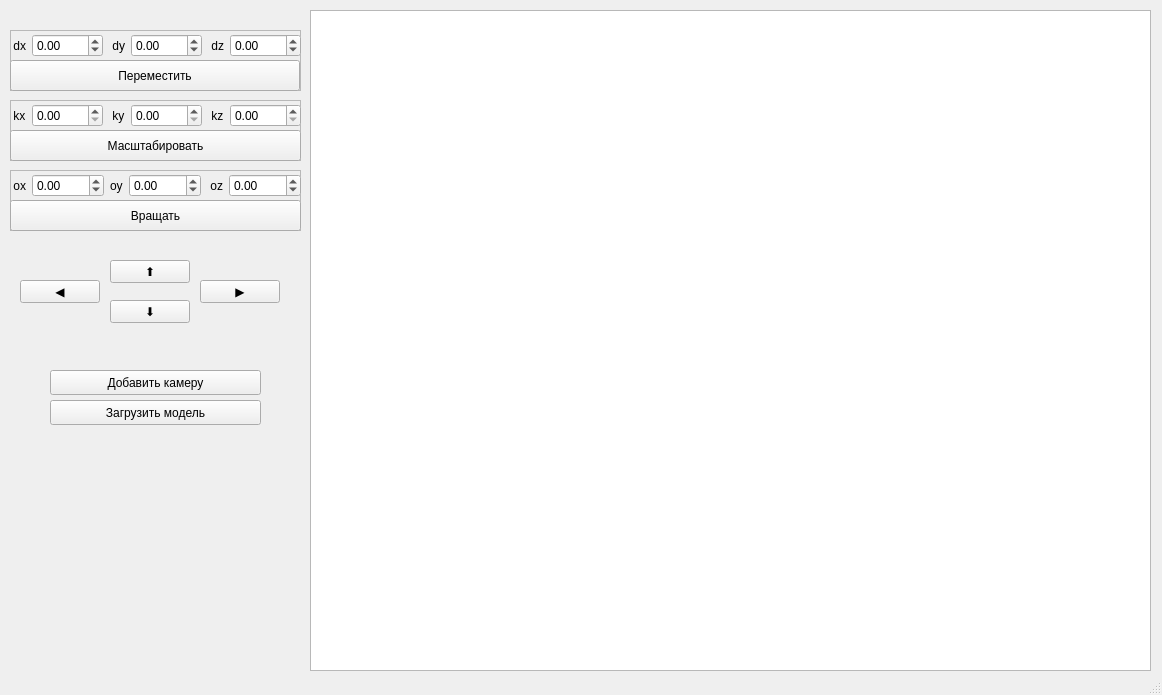
<?xml version="1.0" encoding="UTF-8"?>
<ui version="4.0">
 <class>MainWindow</class>
 <widget class="QMainWindow" name="MainWindow">
  <property name="geometry">
   <rect>
    <x>0</x>
    <y>0</y>
    <width>1162</width>
    <height>695</height>
   </rect>
  </property>
  <property name="windowTitle">
   <string>MainWindow</string>
  </property>
  <widget class="QWidget" name="centralwidget">
   <widget class="QGraphicsView" name="graphicsView">
    <property name="geometry">
     <rect>
      <x>310</x>
      <y>10</y>
      <width>841</width>
      <height>661</height>
     </rect>
    </property>
   </widget>
   <widget class="QPushButton" name="load_button">
    <property name="geometry">
     <rect>
      <x>50</x>
      <y>400</y>
      <width>211</width>
      <height>25</height>
     </rect>
    </property>
    <property name="text">
     <string>Загрузить модель</string>
    </property>
   </widget>
   <widget class="QFrame" name="frame">
    <property name="geometry">
     <rect>
      <x>10</x>
      <y>30</y>
      <width>291</width>
      <height>61</height>
     </rect>
    </property>
    <property name="frameShape">
     <enum>QFrame::StyledPanel</enum>
    </property>
    <property name="frameShadow">
     <enum>QFrame::Raised</enum>
    </property>
    <widget class="QPushButton" name="move_button">
     <property name="geometry">
      <rect>
       <x>0</x>
       <y>30</y>
       <width>290</width>
       <height>31</height>
      </rect>
     </property>
     <property name="text">
      <string>Переместить</string>
     </property>
    </widget>
    <widget class="QWidget" name="gridLayoutWidget">
     <property name="geometry">
      <rect>
       <x>0</x>
       <y>0</y>
       <width>291</width>
       <height>31</height>
      </rect>
     </property>
     <layout class="QGridLayout" name="gridLayout">
      <item row="0" column="5">
       <widget class="QLabel" name="label_3">
        <property name="text">
         <string> dz</string>
        </property>
       </widget>
      </item>
      <item row="0" column="6">
       <widget class="QDoubleSpinBox" name="dz_box">
        <property name="minimum">
         <double>-99999999999999991611392.000000000000000</double>
        </property>
        <property name="maximum">
         <double>10000000000000000.000000000000000</double>
        </property>
       </widget>
      </item>
      <item row="0" column="4">
       <widget class="QDoubleSpinBox" name="dy_box">
        <property name="minimum">
         <double>-10000000000000000000000.000000000000000</double>
        </property>
        <property name="maximum">
         <double>10000000000000000000000.000000000000000</double>
        </property>
       </widget>
      </item>
      <item row="0" column="1">
       <widget class="QDoubleSpinBox" name="dx_box">
        <property name="minimum">
         <double>-10000000000000000.000000000000000</double>
        </property>
        <property name="maximum">
         <double>10000000000000000.000000000000000</double>
        </property>
       </widget>
      </item>
      <item row="0" column="0">
       <widget class="QLabel" name="label">
        <property name="text">
         <string> dx</string>
        </property>
       </widget>
      </item>
      <item row="0" column="2" colspan="2">
       <widget class="QLabel" name="label_2">
        <property name="text">
         <string> dy</string>
        </property>
       </widget>
      </item>
     </layout>
    </widget>
   </widget>
   <widget class="QFrame" name="frame_2">
    <property name="geometry">
     <rect>
      <x>10</x>
      <y>100</y>
      <width>291</width>
      <height>61</height>
     </rect>
    </property>
    <property name="frameShape">
     <enum>QFrame::StyledPanel</enum>
    </property>
    <property name="frameShadow">
     <enum>QFrame::Raised</enum>
    </property>
    <widget class="QPushButton" name="scale_button">
     <property name="geometry">
      <rect>
       <x>0</x>
       <y>30</y>
       <width>291</width>
       <height>31</height>
      </rect>
     </property>
     <property name="text">
      <string>Масштабировать</string>
     </property>
    </widget>
    <widget class="QWidget" name="gridLayoutWidget_2">
     <property name="geometry">
      <rect>
       <x>0</x>
       <y>0</y>
       <width>291</width>
       <height>31</height>
      </rect>
     </property>
     <layout class="QGridLayout" name="gridLayout_2">
      <item row="0" column="4">
       <widget class="QLabel" name="label_6">
        <property name="text">
         <string> kz</string>
        </property>
       </widget>
      </item>
      <item row="0" column="3">
       <widget class="QDoubleSpinBox" name="ky_box">
        <property name="minimum">
         <double>0.000000000000000</double>
        </property>
        <property name="maximum">
         <double>10000000000000000000000.000000000000000</double>
        </property>
       </widget>
      </item>
      <item row="0" column="0">
       <widget class="QLabel" name="label_4">
        <property name="text">
         <string> kx</string>
        </property>
       </widget>
      </item>
      <item row="0" column="1">
       <widget class="QDoubleSpinBox" name="kx_box">
        <property name="minimum">
         <double>0.000000000000000</double>
        </property>
        <property name="maximum">
         <double>10000000000000000.000000000000000</double>
        </property>
       </widget>
      </item>
      <item row="0" column="2">
       <widget class="QLabel" name="label_5">
        <property name="text">
         <string> ky</string>
        </property>
       </widget>
      </item>
      <item row="0" column="5">
       <widget class="QDoubleSpinBox" name="kz_box">
        <property name="minimum">
         <double>0.000000000000000</double>
        </property>
        <property name="maximum">
         <double>10000000000000000.000000000000000</double>
        </property>
       </widget>
      </item>
     </layout>
    </widget>
   </widget>
   <widget class="QFrame" name="frame_3">
    <property name="geometry">
     <rect>
      <x>10</x>
      <y>170</y>
      <width>291</width>
      <height>61</height>
     </rect>
    </property>
    <property name="frameShape">
     <enum>QFrame::StyledPanel</enum>
    </property>
    <property name="frameShadow">
     <enum>QFrame::Raised</enum>
    </property>
    <widget class="QPushButton" name="turn_button">
     <property name="geometry">
      <rect>
       <x>0</x>
       <y>30</y>
       <width>291</width>
       <height>31</height>
      </rect>
     </property>
     <property name="text">
      <string>Вращать</string>
     </property>
    </widget>
    <widget class="QWidget" name="gridLayoutWidget_4">
     <property name="geometry">
      <rect>
       <x>0</x>
       <y>0</y>
       <width>291</width>
       <height>31</height>
      </rect>
     </property>
     <layout class="QGridLayout" name="gridLayout_4">
      <item row="0" column="4">
       <widget class="QLabel" name="label_10">
        <property name="text">
         <string> oz</string>
        </property>
       </widget>
      </item>
      <item row="0" column="3">
       <widget class="QDoubleSpinBox" name="oy_box">
        <property name="minimum">
         <double>-10000000000000000000000.000000000000000</double>
        </property>
        <property name="maximum">
         <double>10000000000000000000000.000000000000000</double>
        </property>
       </widget>
      </item>
      <item row="0" column="0">
       <widget class="QLabel" name="label_11">
        <property name="text">
         <string> ox</string>
        </property>
       </widget>
      </item>
      <item row="0" column="1">
       <widget class="QDoubleSpinBox" name="ox_box">
        <property name="minimum">
         <double>-10000000000000000.000000000000000</double>
        </property>
        <property name="maximum">
         <double>10000000000000000.000000000000000</double>
        </property>
       </widget>
      </item>
      <item row="0" column="2">
       <widget class="QLabel" name="label_12">
        <property name="text">
         <string>oy</string>
        </property>
       </widget>
      </item>
      <item row="0" column="5">
       <widget class="QDoubleSpinBox" name="oz_box">
        <property name="minimum">
         <double>-99999999999999991611392.000000000000000</double>
        </property>
        <property name="maximum">
         <double>10000000000000000.000000000000000</double>
        </property>
       </widget>
      </item>
     </layout>
    </widget>
   </widget>
   <widget class="QPushButton" name="add_camera">
    <property name="geometry">
     <rect>
      <x>50</x>
      <y>370</y>
      <width>211</width>
      <height>25</height>
     </rect>
    </property>
    <property name="text">
     <string>Добавить камеру</string>
    </property>
   </widget>
   <widget class="QPushButton" name="right_button">
    <property name="geometry">
     <rect>
      <x>200</x>
      <y>280</y>
      <width>80</width>
      <height>23</height>
     </rect>
    </property>
    <property name="text">
     <string>▶</string>
    </property>
   </widget>
   <widget class="QPushButton" name="down_button">
    <property name="geometry">
     <rect>
      <x>110</x>
      <y>300</y>
      <width>80</width>
      <height>23</height>
     </rect>
    </property>
    <property name="text">
     <string>⬇</string>
    </property>
   </widget>
   <widget class="QPushButton" name="left_button">
    <property name="geometry">
     <rect>
      <x>20</x>
      <y>280</y>
      <width>80</width>
      <height>23</height>
     </rect>
    </property>
    <property name="text">
     <string>◀</string>
    </property>
   </widget>
   <widget class="QPushButton" name="up_button">
    <property name="geometry">
     <rect>
      <x>110</x>
      <y>260</y>
      <width>80</width>
      <height>23</height>
     </rect>
    </property>
    <property name="text">
     <string>⬆</string>
    </property>
   </widget>
  </widget>
  <widget class="QStatusBar" name="statusbar"/>
 </widget>
 <resources/>
 <connections/>
</ui>
